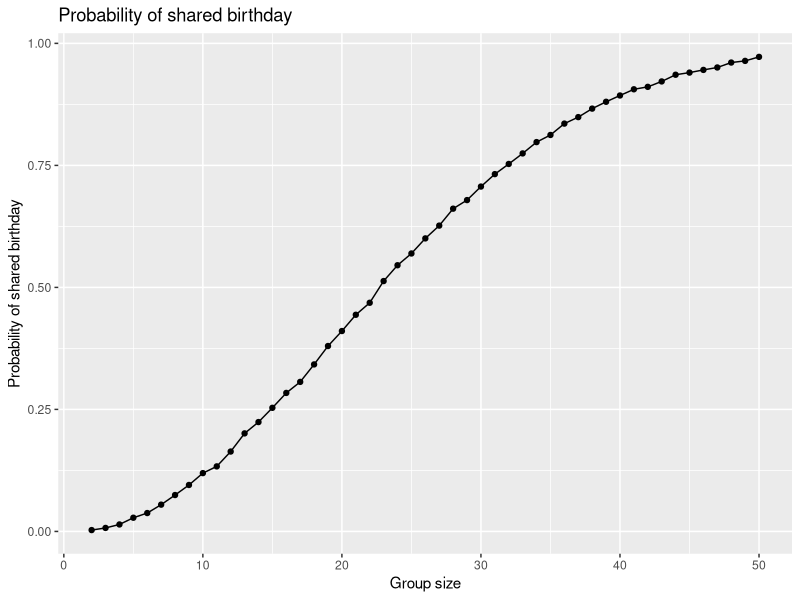

Write the R code that produced this figure.
## ---- chunk 1
library(tidyverse)
## ---- chunk 2
bdays = sample(1:365, 25, replace = TRUE)

length(unique(bdays)) < 25
## ---- chunk 3
bday = function(n) {
  if (!is.numeric(n)) {
    stop("n must be numerical")
  } else if (n<2) {
    stop("group has at least 2 ppl")
  }
  
  bdays = sample (1:365, n, replace = TRUE)
  
  any(duplicated(bdays))
}

bday(10)
bday(50)
## ---- chunk 4
bday_function_df =
  expand.grid(
    group_size = 2:50,
    iter = 1:10000
  ) |>
  mutate(
    shared = map_lgl(group_size, bday)
  )

prob_df =
  bday_function_df |>
  group_by(group_size) |>
  summarise(prob_shared = mean(shared))
## ---- chunk 5
prob_df |>
  ggplot(aes(x = group_size, y = prob_shared)) +
  geom_point() +
  geom_line() +
  labs(
    title = "Probability of shared birthday",
    x = "Group size",
    y = "Probability of shared birthday"
  )
